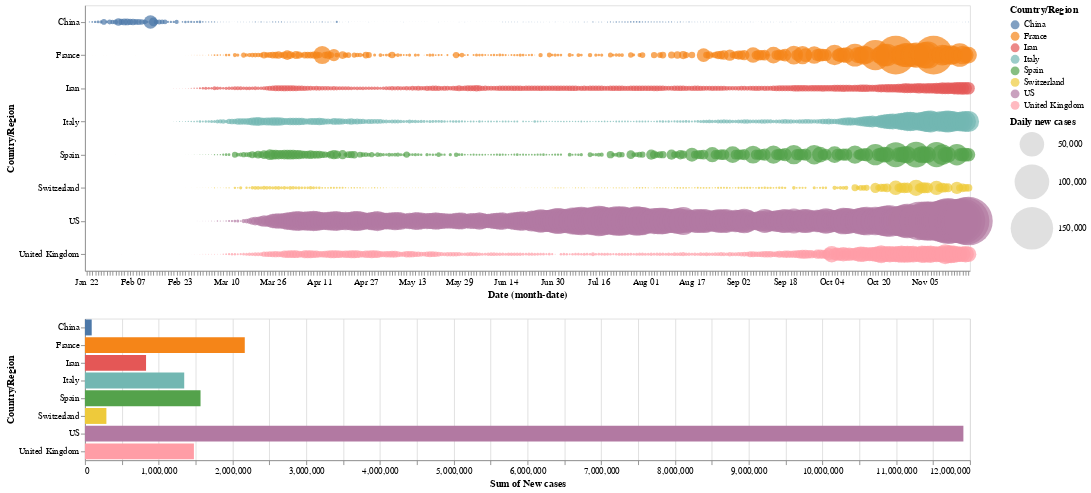

The notebook cell this image was saved under:
### Code cell
interval = alt.selection_interval()
circle = alt.Chart(selected_data).mark_circle().encode(
    x='monthdate(Date):O',
    y='Country/Region',
    color=alt.condition(interval, 'Country/Region', alt.value('lightgray')),
    size=alt.Size('New cases:Q',
        scale=alt.Scale(range=[0, 3000]),
        legend=alt.Legend(title='Daily new cases')
    ) 
).properties(
    width=1000,
    height=300,
    selection=interval
)
bars = alt.Chart(selected_data).mark_bar().encode(
    y='Country/Region',
    color='Country/Region',
    x='sum(New cases):Q'
).properties(
    width=1000
).transform_filter(
    interval
)
circle & bars

### Figure 1 — Vega-Lite specification as saved in the notebook (floating-point values rounded to 4 significant figures; data arrays with more than 128 entries replaced by an {"elided": "..."} marker saying what was removed)
{"config": {"view": {"continuousWidth": 400, "continuousHeight": 300}}, "vconcat": [{"mark": "circle", "encoding": {"color": {"condition": {"type": "nominal", "field": "Country/Region", "selection": "selector008"}, "value": "lightgray"}, "size": {"type": "quantitative", "field": "New cases", "legend": {"title": "Daily new cases"}, "scale": {"range": [0, 3000]}}, "x": {"type": "ordinal", "field": "Date", "timeUnit": "monthdate"}, "y": {"type": "nominal", "field": "Country/Region"}}, "height": 300, "selection": {"selector008": {"type": "interval"}}, "width": 1000}, {"mark": "bar", "encoding": {"color": {"type": "nominal", "field": "Country/Region"}, "x": {"type": "quantitative", "aggregate": "sum", "field": "New cases"}, "y": {"type": "nominal", "field": "Country/Region"}}, "transform": [{"filter": {"selection": "selector008"}}], "width": 1000}], "data": {"name": "data-df8b748cbde0cc0722599bc26139caf5"}, "$schema": "https://vega.github.io/schema/vega-lite/v4.8.1.json", "datasets": {"data-df8b748cbde0cc0722599bc26139caf5": {"elided": "2432 records"}}}
